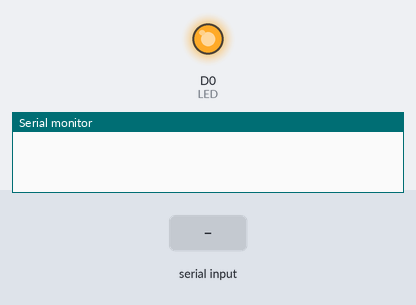
Bench run of a program on a simulated ESP8266 (NodeMCU). Parts: output pins drawn as LEDs (lit = HIGH), the last lines printed to the serial monitor. Dashed ring = blinking. The test bench sets the inputs (shaded band). WiFi joins after 1.5 s; servers stay silent unless stated.

Above: at 1.2 s.
1.3 s: "confirmHead;1\n" received over Serial
At 3.0 s:
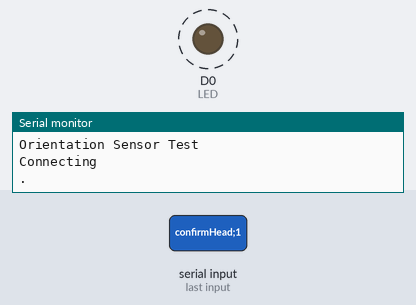
4.3 s: "confirmHead" received over Serial
At 5.7 s:
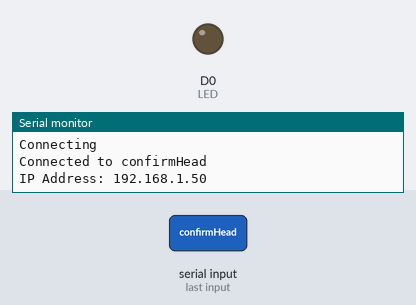
Timing chart, 0 to 7.3 s (numbered marks = the images above; inputs shaded):
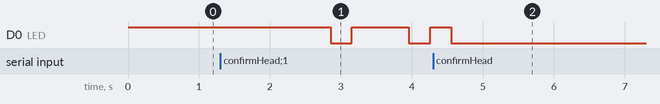

Measured:
- after the input at 1.3 s, D0 (LED): alternates HIGH for 0.80 s and LOW for 0.30 s, starting after 1.6 s

The program:

main.cpp
```cpp
#include <Arduino.h>

/** WIFI LIBRARY PART**/
#include <ESP8266WiFi.h>
#include <WiFiClient.h>
#include <WiFiUDP.h>
/** WIFI LIBRARY PART**/

/** WIFI分享器設定 **/
String receivedSSID, WIFI_Name, WIFI_Password, ipAddress, portNum;
int confirmHead, wifinameIndex, passwordIndex, ipIndex, portIndex;
int port; //For Left Hand
WiFiUDP Client;
/** WIFI分享器設定 **/

#define LED D0 // Led in NodeMCU at pin GPIO16 (D0).

void setup() {
  // put your setup code here, to run once:
  Serial.begin(9600);
  pinMode(LED, OUTPUT);    // LED pin as output.
  digitalWrite(LED, HIGH); //HIGH is LED off
}

void loop() {
  // put your main code here, to run repeatedly:
  if (Serial.available())
  {
    //receivedSSID = Serial.read(); //只讀第一個Byte
    //receivedSSID = Serial.readString(); //讀取一整個字串 "wifinameLeeiPhonehnwl0618172.20.10.48010"
    receivedSSID = Serial.readString();//"confirmHead;LeeiPhone:hnwl0618@172.20.10.4!8010";
    confirmHead = receivedSSID.indexOf(';');
    wifinameIndex = receivedSSID.indexOf(':');
    passwordIndex = receivedSSID.indexOf('@');
    ipIndex = receivedSSID.indexOf('!');

    Serial.println(receivedSSID.substring(0,confirmHead));
    Serial.println(";");
    Serial.println(receivedSSID.substring(confirmHead+1,wifinameIndex));
    Serial.println(";");
    Serial.println(receivedSSID.substring(wifinameIndex+1,passwordIndex));
    Serial.println(";");
    Serial.println(receivedSSID.substring(passwordIndex+1,ipIndex));
    Serial.println(";");
    Serial.println(receivedSSID.substring(ipIndex+1));

    if (receivedSSID.substring(0,confirmHead) == "confirmHead")
    {
      WIFI_Name = receivedSSID.substring(confirmHead+1,wifinameIndex);
      WIFI_Password = receivedSSID.substring(wifinameIndex+1,passwordIndex);
      ipAddress = receivedSSID.substring(passwordIndex+1,ipIndex);
      portNum = receivedSSID.substring(ipIndex+1);
      port = portNum.toInt();
      WiFiServer server(port);

      /** 上電後執行WIFI連線與顯示相關資訊**/
      WiFi.mode(WIFI_STA);
      Serial.println("Orientation Sensor Test"); Serial.println("");
      WiFi.begin(WIFI_Name,WIFI_Password);
      Serial.println("Connecting");

      while(WiFi.status() != WL_CONNECTED) {
        delay(500);
        Serial.print(".");
        digitalWrite(LED, LOW); //HIGH is LED on
        delay(300);
        digitalWrite(LED, HIGH); //HIGH is LED off
        delay(300);
      }
      if(WiFi.status() == WL_CONNECTED)
      {
       digitalWrite(LED, LOW); //HIGH is LED on
      }

      Serial.print("Connected to ");
      Serial.println(WIFI_Name);
      Serial.print("IP Address: ");
      Serial.println(WiFi.localIP());

      // Start the UDP client
      Client.begin(port);
      /** 上電後執行WIFI連線與顯示相關資訊**/
    }
  }
}
```
